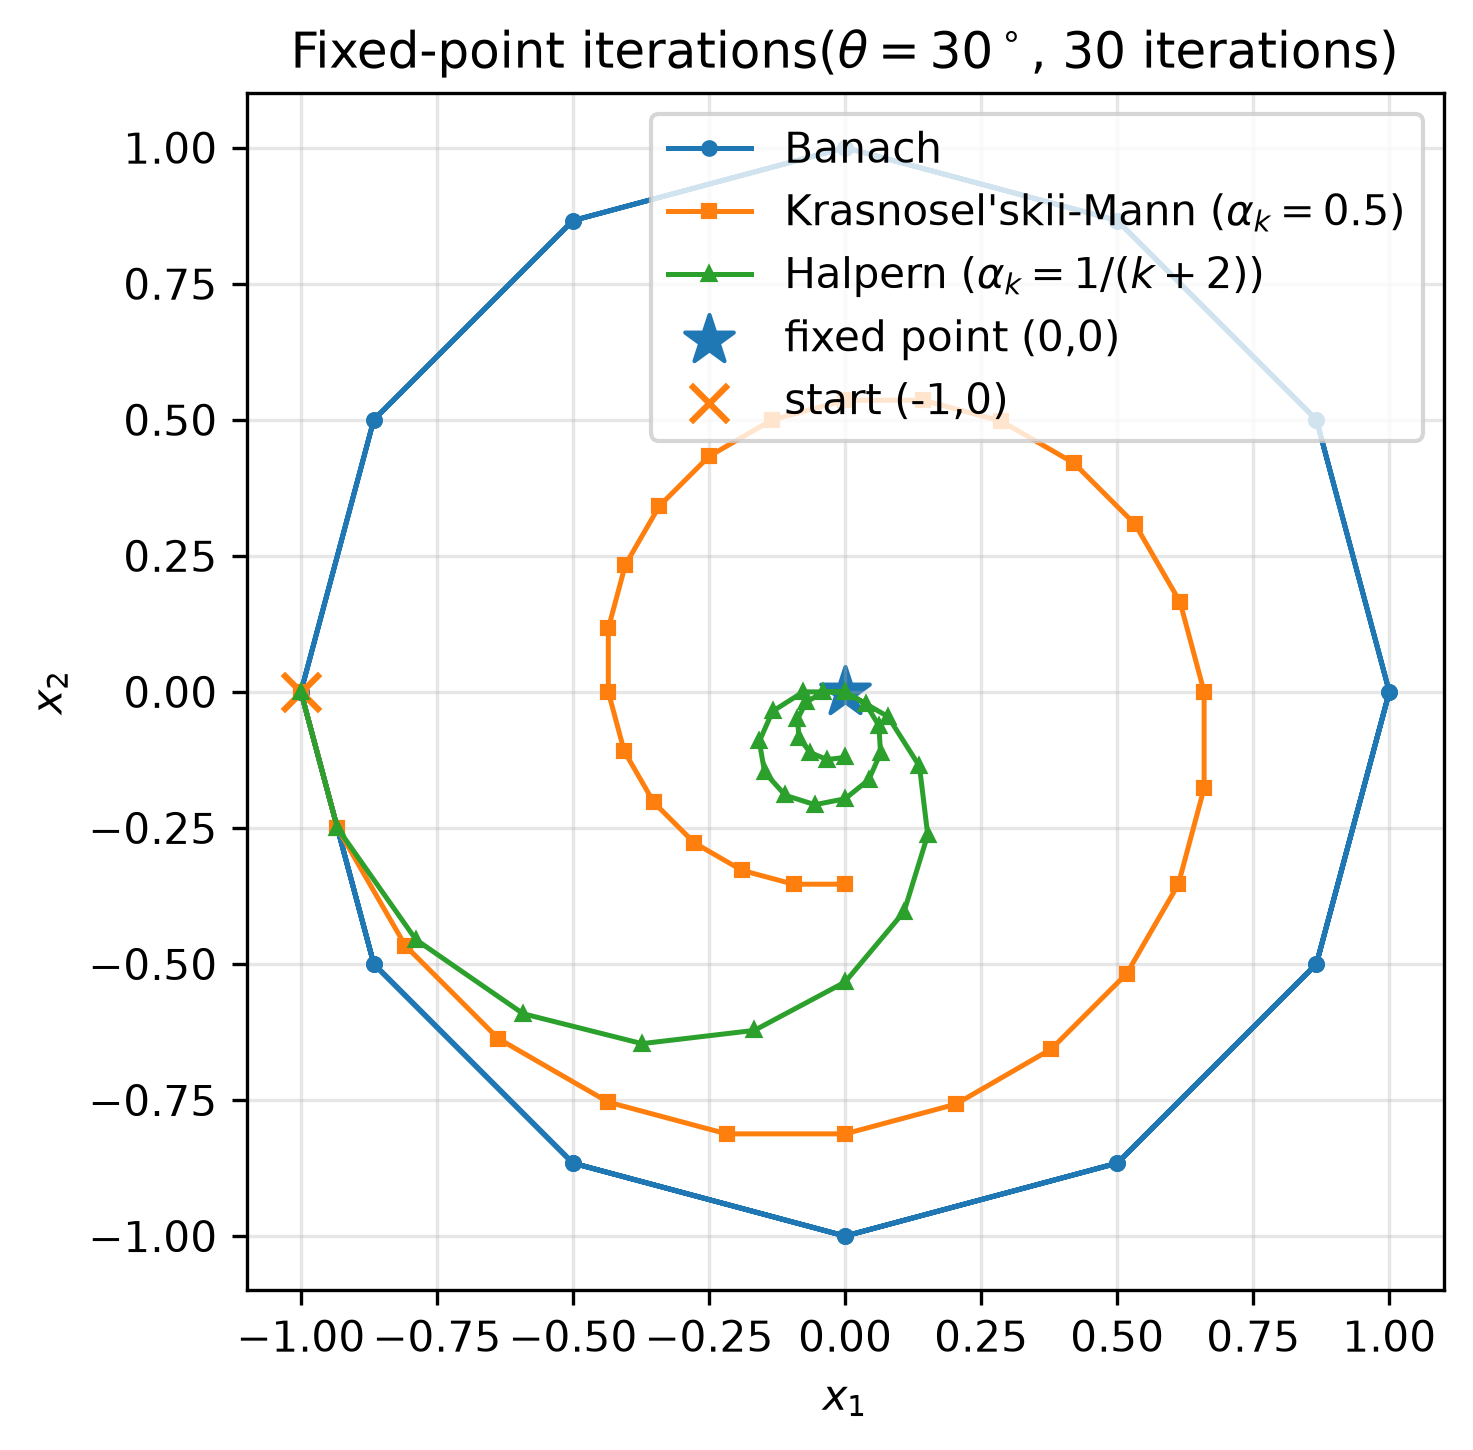

This chart was generated by the following Python code:
import numpy as np
import matplotlib.pyplot as plt

from pathlib import Path

# Parameters
theta_deg = 30
theta = np.deg2rad(theta_deg)
n_iter = 30

# Initial point
x0 = np.array([-1.0, 0.0])

# Rotation map T(x) = R_theta x
R = np.array([
    [np.cos(theta), -np.sin(theta)],
    [np.sin(theta),  np.cos(theta)]
])

def T(x):
    return R @ x

# ------------------------------------------------------------
# 1. Banach / Picard iteration
#    x_{k+1} = T(x_k)
# ------------------------------------------------------------
banach = [x0.copy()]
x = x0.copy()

for k in range(n_iter):
    x = T(x)
    banach.append(x.copy())

banach = np.array(banach)

# ------------------------------------------------------------
# 2. Krasnosel'skii-Mann iteration
#    x_{k+1} = x_k + alpha_k (T(x_k) - x_k)
# ------------------------------------------------------------
alpha_km = 0.5

km = [x0.copy()]
x = x0.copy()

for k in range(n_iter):
    x = x + alpha_km * (T(x) - x)
    km.append(x.copy())

km = np.array(km)

# ------------------------------------------------------------
# 3. Halpern iteration
#    x_{k+1} = T(x_k) + alpha_k (x_0 - T(x_k))
#    alpha_k = 1 / (k + 2)
# ------------------------------------------------------------
halpern = [x0.copy()]
x = x0.copy()

for k in range(n_iter):
    alpha_k = 1.0 / (k + 2)
    Tx = T(x)
    x = Tx + alpha_k * (x0 - Tx)
    halpern.append(x.copy())

halpern = np.array(halpern)

# ------------------------------------------------------------
# Plot
# ------------------------------------------------------------
fig, ax = plt.subplots(figsize=(5, 5))

ax.plot(
    banach[:, 0], banach[:, 1],
    marker="o", markersize=3, linewidth=1.2,
    label="Banach"
)

ax.plot(
    km[:, 0], km[:, 1],
    marker="s", markersize=3, linewidth=1.2,
    label=rf"Krasnosel'skii-Mann ($\alpha_k={alpha_km}$)"
)

ax.plot(
    halpern[:, 0], halpern[:, 1],
    marker="^", markersize=3, linewidth=1.2,
    label=r"Halpern ($\alpha_k=1/(k+2)$)"
)

# Fixed point and initial point
ax.scatter(0, 0, marker="*", s=150, label="fixed point (0,0)")
ax.scatter(x0[0], x0[1], marker="x", s=80, label="start (-1,0)")

ax.set_aspect("equal", adjustable="box")
ax.set_xlabel(r"$x_1$")
ax.set_ylabel(r"$x_2$")
ax.set_title(
    rf"Fixed-point iterations"
    rf"($\theta={theta_deg}^\circ$, {n_iter} iterations)"
)
ax.grid(True, alpha=0.3)
ax.legend(loc="upper right")
fig.tight_layout()

fig.savefig(Path(__file__).parent / "rotation.png", dpi=300, bbox_inches="tight")
